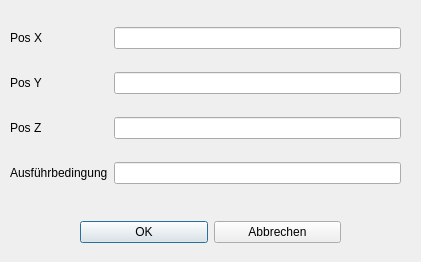
<?xml version="1.0" encoding="UTF-8"?>
<ui version="4.0">
 <class>Dialog_bearb_gezupu</class>
 <widget class="QDialog" name="Dialog_bearb_gezupu">
  <property name="geometry">
   <rect>
    <x>0</x>
    <y>0</y>
    <width>421</width>
    <height>262</height>
   </rect>
  </property>
  <property name="windowTitle">
   <string>Dialog</string>
  </property>
  <widget class="QWidget" name="">
   <property name="geometry">
    <rect>
     <x>80</x>
     <y>220</y>
     <width>261</width>
     <height>25</height>
    </rect>
   </property>
   <layout class="QHBoxLayout" name="horizontalLayout">
    <item>
     <widget class="QPushButton" name="btn_ok">
      <property name="text">
       <string>OK</string>
      </property>
      <property name="default">
       <bool>true</bool>
      </property>
     </widget>
    </item>
    <item>
     <widget class="QPushButton" name="btn_abbrechen">
      <property name="text">
       <string>Abbrechen</string>
      </property>
      <property name="autoDefault">
       <bool>false</bool>
      </property>
     </widget>
    </item>
   </layout>
  </widget>
  <widget class="QWidget" name="">
   <property name="geometry">
    <rect>
     <x>10</x>
     <y>10</y>
     <width>391</width>
     <height>191</height>
    </rect>
   </property>
   <layout class="QGridLayout" name="gridLayout">
    <item row="0" column="0">
     <widget class="QLabel" name="label_4">
      <property name="text">
       <string>Pos X</string>
      </property>
     </widget>
    </item>
    <item row="0" column="1">
     <widget class="QLineEdit" name="lineEdit_x"/>
    </item>
    <item row="1" column="0">
     <widget class="QLabel" name="label_5">
      <property name="text">
       <string>Pos Y</string>
      </property>
     </widget>
    </item>
    <item row="1" column="1">
     <widget class="QLineEdit" name="lineEdit_y"/>
    </item>
    <item row="2" column="0">
     <widget class="QLabel" name="label_6">
      <property name="text">
       <string>Pos Z</string>
      </property>
     </widget>
    </item>
    <item row="2" column="1">
     <widget class="QLineEdit" name="lineEdit_z"/>
    </item>
    <item row="3" column="0">
     <widget class="QLabel" name="label_12">
      <property name="text">
       <string>Ausführbedingung</string>
      </property>
     </widget>
    </item>
    <item row="3" column="1">
     <widget class="QLineEdit" name="lineEdit_afb"/>
    </item>
   </layout>
  </widget>
 </widget>
 <tabstops>
  <tabstop>lineEdit_x</tabstop>
  <tabstop>lineEdit_y</tabstop>
  <tabstop>lineEdit_z</tabstop>
  <tabstop>lineEdit_afb</tabstop>
  <tabstop>btn_ok</tabstop>
  <tabstop>btn_abbrechen</tabstop>
 </tabstops>
 <resources/>
 <connections/>
</ui>
